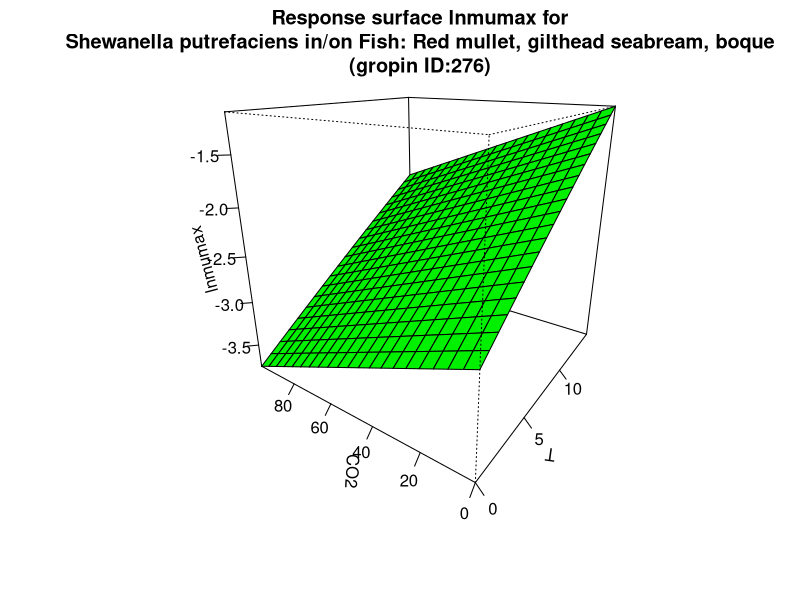

Source code (R):
#############################
# start of Parameter script
#############################
T <- seq(0,14.985014985015,length.out=21)
CO2 <- seq(0,99.9000999000999,length.out=21)
#############################
# end of Parameter script
#############################
############################# 
# start of Model script Gropin ID 276 
#############################
 
# constant coefficients for this model
mref <- 0.065
dco2 <- 0.0103
Ea <- 70.3
 
variables <- data.frame(T,CO2)
argumentsPar <- expand.grid(variables)
 
# heart of the model
response_surface <- function(T,CO2) {
   mumax <-(log(mref)-(dco2*CO2)+(Ea/0.00831)*((1/273)-(1/(T+273))))

return(mumax=mumax)
} 

# output parameters
responseSurface <- cbind(argumentsPar,response_surface(argumentsPar['T'],argumentsPar['CO2']))
colnames(responseSurface) <- c(colnames(argumentsPar),'lnmumax')
#############################
# End of Model script
#############################
############################# 
# start of Visualisation script Gropin ID 276 
#############################
persp(T,CO2,matrix(unlist(responseSurface$'lnmumax'),nrow=21),col = 'green',xlab='T',ylab='CO2',zlab='lnmumax',main='Response surface lnmumax for
Shewanella putrefaciens in/on Fish: Red mullet, gilthead seabream, boque
(gropin ID:276)',theta=305,phi=20,shade=0.25,ticktype = 'detailed')
#############################
# End of Visualisation script
#############################
